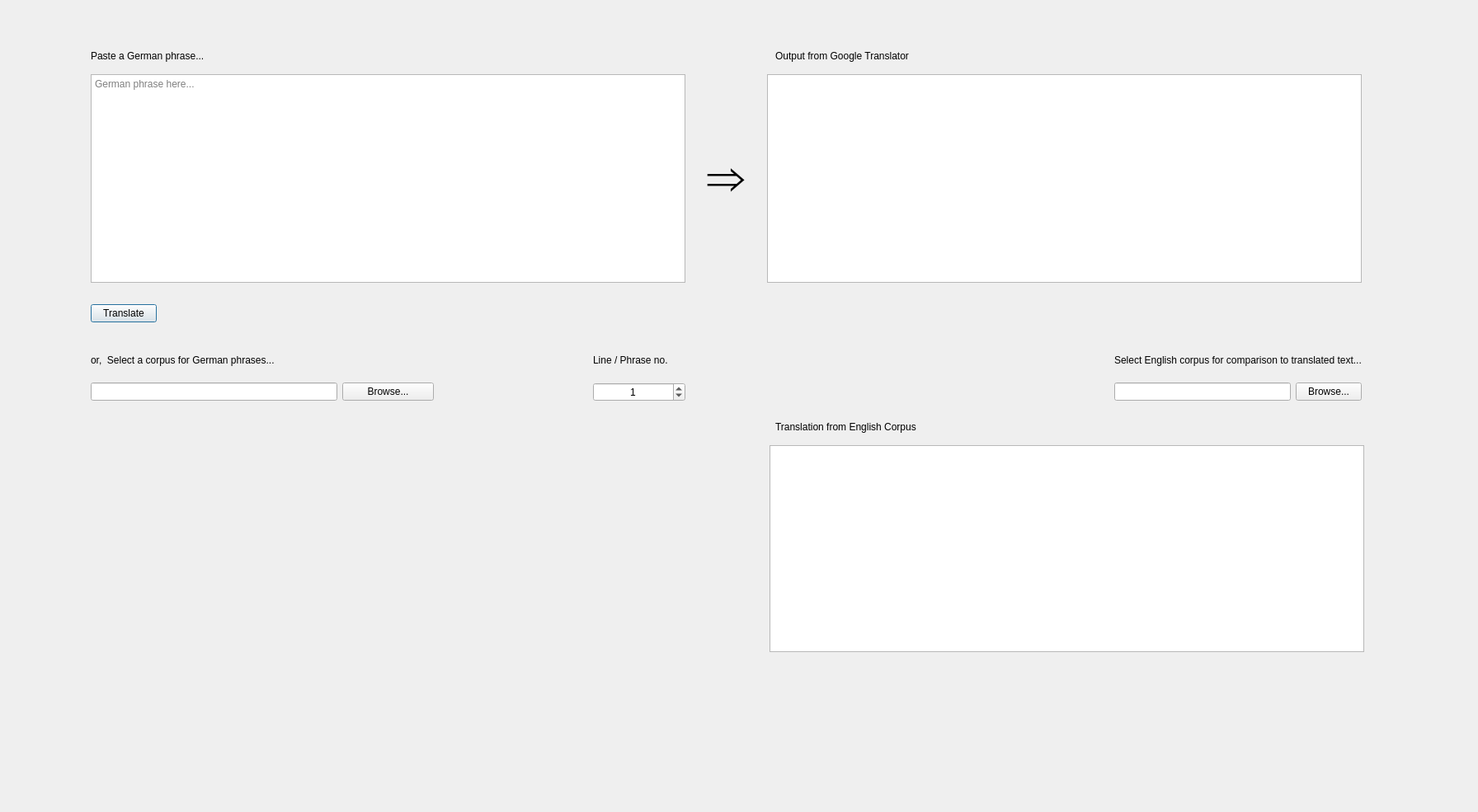
<?xml version="1.0" encoding="UTF-8"?>
<ui version="4.0">
 <class>centralwidget</class>
 <widget class="QWidget" name="centralwidget">
  <property name="geometry">
   <rect>
    <x>0</x>
    <y>0</y>
    <width>1792</width>
    <height>985</height>
   </rect>
  </property>
  <widget class="QWidget" name="layoutWidget">
   <property name="geometry">
    <rect>
     <x>110</x>
     <y>90</y>
     <width>1541</width>
     <height>301</height>
    </rect>
   </property>
   <layout class="QGridLayout" name="gridLayout">
    <item row="0" column="1">
     <spacer name="verticalSpacer">
      <property name="orientation">
       <enum>Qt::Vertical</enum>
      </property>
      <property name="sizeHint" stdset="0">
       <size>
        <width>20</width>
        <height>40</height>
       </size>
      </property>
     </spacer>
    </item>
    <item row="0" column="3">
     <spacer name="verticalSpacer_2">
      <property name="orientation">
       <enum>Qt::Vertical</enum>
      </property>
      <property name="sizeHint" stdset="0">
       <size>
        <width>20</width>
        <height>40</height>
       </size>
      </property>
     </spacer>
    </item>
    <item row="1" column="4">
     <spacer name="horizontalSpacer_2">
      <property name="orientation">
       <enum>Qt::Horizontal</enum>
      </property>
      <property name="sizeHint" stdset="0">
       <size>
        <width>40</width>
        <height>20</height>
       </size>
      </property>
     </spacer>
    </item>
    <item row="1" column="0">
     <spacer name="horizontalSpacer">
      <property name="orientation">
       <enum>Qt::Horizontal</enum>
      </property>
      <property name="sizeHint" stdset="0">
       <size>
        <width>40</width>
        <height>20</height>
       </size>
      </property>
     </spacer>
    </item>
    <item row="0" column="2">
     <widget class="QLabel" name="label">
      <property name="font">
       <font>
        <pointsize>48</pointsize>
       </font>
      </property>
      <property name="text">
       <string>⇒</string>
      </property>
     </widget>
    </item>
    <item row="2" column="0">
     <widget class="QPushButton" name="translate_button">
      <property name="sizePolicy">
       <sizepolicy hsizetype="Fixed" vsizetype="Fixed">
        <horstretch>0</horstretch>
        <verstretch>0</verstretch>
       </sizepolicy>
      </property>
      <property name="baseSize">
       <size>
        <width>9</width>
        <height>0</height>
       </size>
      </property>
      <property name="text">
       <string>Translate</string>
      </property>
      <property name="default">
       <bool>true</bool>
      </property>
     </widget>
    </item>
    <item row="0" column="0">
     <widget class="QPlainTextEdit" name="german_input">
      <property name="placeholderText">
       <string>German phrase here...</string>
      </property>
     </widget>
    </item>
    <item row="0" column="4">
     <widget class="QPlainTextEdit" name="english_output">
      <property name="undoRedoEnabled">
       <bool>false</bool>
      </property>
      <property name="readOnly">
       <bool>true</bool>
      </property>
     </widget>
    </item>
   </layout>
  </widget>
  <widget class="QLabel" name="label_3">
   <property name="geometry">
    <rect>
     <x>110</x>
     <y>60</y>
     <width>301</width>
     <height>16</height>
    </rect>
   </property>
   <property name="text">
    <string>Paste a German phrase...</string>
   </property>
  </widget>
  <widget class="QWidget" name="layoutWidget">
   <property name="geometry">
    <rect>
     <x>110</x>
     <y>430</y>
     <width>721</width>
     <height>71</height>
    </rect>
   </property>
   <layout class="QGridLayout" name="gridLayout_2" columnstretch="8,3,5,3">
    <item row="1" column="2">
     <spacer name="verticalSpacer_3">
      <property name="orientation">
       <enum>Qt::Vertical</enum>
      </property>
      <property name="sizeHint" stdset="0">
       <size>
        <width>20</width>
        <height>40</height>
       </size>
      </property>
     </spacer>
    </item>
    <item row="1" column="1">
     <widget class="QPushButton" name="german_corpus_button">
      <property name="text">
       <string>Browse...</string>
      </property>
     </widget>
    </item>
    <item row="1" column="0">
     <widget class="QLineEdit" name="german_corpus_filename">
      <property name="enabled">
       <bool>true</bool>
      </property>
      <property name="readOnly">
       <bool>true</bool>
      </property>
     </widget>
    </item>
    <item row="0" column="0" colspan="2">
     <widget class="QLabel" name="label_2">
      <property name="text">
       <string>or,  Select a corpus for German phrases...</string>
      </property>
     </widget>
    </item>
    <item row="1" column="3">
     <widget class="QSpinBox" name="corpus_index_spinbox">
      <property name="wrapping">
       <bool>true</bool>
      </property>
      <property name="alignment">
       <set>Qt::AlignCenter</set>
      </property>
      <property name="specialValueText">
       <string/>
      </property>
      <property name="keyboardTracking">
       <bool>false</bool>
      </property>
      <property name="minimum">
       <number>1</number>
      </property>
      <property name="maximum">
       <number>99999999</number>
      </property>
      <property name="value">
       <number>1</number>
      </property>
     </widget>
    </item>
    <item row="0" column="3">
     <widget class="QLabel" name="label_7">
      <property name="text">
       <string>Line / Phrase no.</string>
      </property>
     </widget>
    </item>
   </layout>
  </widget>
  <widget class="QWidget" name="layoutWidget_2">
   <property name="geometry">
    <rect>
     <x>1180</x>
     <y>430</y>
     <width>471</width>
     <height>71</height>
    </rect>
   </property>
   <layout class="QGridLayout" name="gridLayout_3" rowstretch="0,0" columnstretch="10,0,0">
    <item row="0" column="1" colspan="2">
     <widget class="QLabel" name="label_4">
      <property name="text">
       <string>Select English corpus for comparison to translated text...</string>
      </property>
     </widget>
    </item>
    <item row="1" column="2">
     <widget class="QPushButton" name="english_corpus_button">
      <property name="text">
       <string>Browse...</string>
      </property>
     </widget>
    </item>
    <item row="1" column="1">
     <widget class="QLineEdit" name="english_corpus_filename">
      <property name="enabled">
       <bool>true</bool>
      </property>
      <property name="readOnly">
       <bool>true</bool>
      </property>
     </widget>
    </item>
    <item row="1" column="0">
     <spacer name="verticalSpacer_4">
      <property name="orientation">
       <enum>Qt::Vertical</enum>
      </property>
      <property name="sizeHint" stdset="0">
       <size>
        <width>20</width>
        <height>40</height>
       </size>
      </property>
     </spacer>
    </item>
   </layout>
  </widget>
  <widget class="QPlainTextEdit" name="english_corpus_phrase">
   <property name="enabled">
    <bool>true</bool>
   </property>
   <property name="geometry">
    <rect>
     <x>933</x>
     <y>540</y>
     <width>721</width>
     <height>251</height>
    </rect>
   </property>
   <property name="undoRedoEnabled">
    <bool>false</bool>
   </property>
   <property name="readOnly">
    <bool>true</bool>
   </property>
  </widget>
  <widget class="QLabel" name="label_5">
   <property name="geometry">
    <rect>
     <x>940</x>
     <y>510</y>
     <width>231</width>
     <height>16</height>
    </rect>
   </property>
   <property name="text">
    <string>Translation from English Corpus</string>
   </property>
  </widget>
  <widget class="QLabel" name="label_6">
   <property name="geometry">
    <rect>
     <x>940</x>
     <y>60</y>
     <width>301</width>
     <height>16</height>
    </rect>
   </property>
   <property name="text">
    <string>Output from Google Translator</string>
   </property>
  </widget>
 </widget>
 <resources/>
 <connections/>
</ui>
